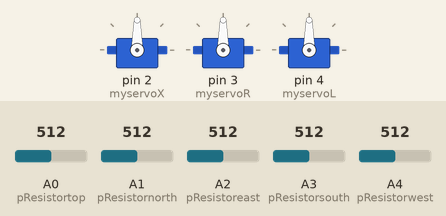
This sketch was run on a simulated Arduino Uno, built with avr-gcc and run on an emulated ATmega328P. On the bench: 3 × servo. The inputs (shaded band) are chosen by the test bench; at power-on: A1 (pResistornorth) = 512, A2 (pResistoreast) = 512, A3 (pResistorsouth) = 512, A0 (pResistortop) = 512, A4 (pResistorwest) = 512.

Above: at 1.2 s.
1.3 s: A1 (pResistornorth) set to 531
At 2.03 s:
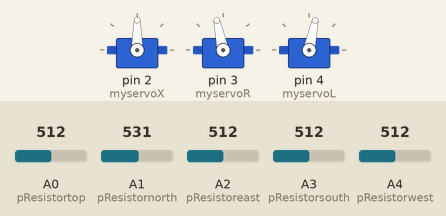
4.3 s: A2 (pResistoreast) set to 527
At 4.46 s:
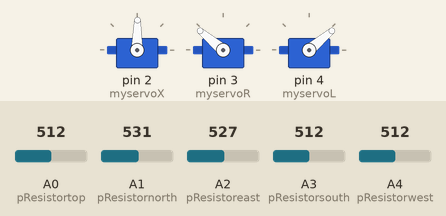
7.3 s: A3 (pResistorsouth) set to 527
10.3 s: A0 (pResistortop) set to 716
At 10.3 s:
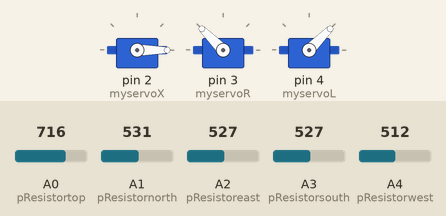
11.8 s: A4 (pResistorwest) set to 992
At 13.08 s:
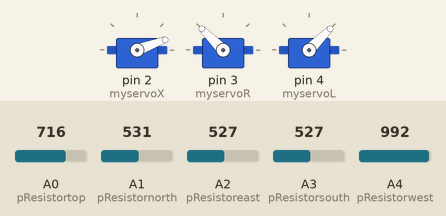
14.8 s: A4 (pResistorwest) set to 306
At 14.8 s:
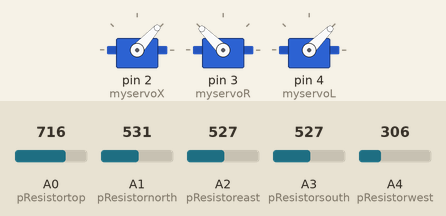
Timing chart, 0 to 17.3 s (numbered marks = the images above; inputs shaded):
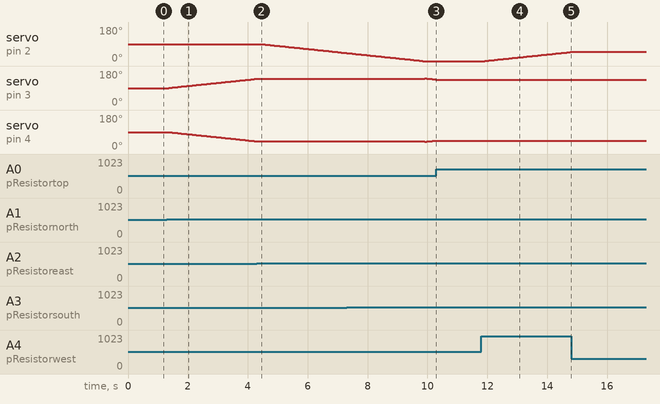

The sketch:

SolarTracking.ino
```cpp
//This code was designed to be written to an arduino microcontroller that is connected to three servo motors
//and five photoresistors that are used to make a platform that will hold a solar panel follow the sun to
//allow the solar panel to have direct sunlight for longer periods of time rather than a short period of time.
#include <Servo.h>//allows the arduino IDE to access the servo lirary
//initializes the analog pins for the photoresistors and names the pin
const int pResistortop = A0;
const int pResistornorth = A1;
const int pResistoreast = A2;
const int pResistorsouth = A3;
const int pResistorwest = A4;
//intializes these three variables as the names of the different servos used
Servo myservoX;
Servo myservoR;
Servo myservoL;
//initializes the variables for the values of the photoresistors read in
int top;
int north;
int east;
int south;
int west;
//initializes where the servos position should start at in this case 90 degrees
int posX = 90;
int posR = 90;
int posL = 90;
//this is where the pin modes are assigned
void setup() {
  //sets the data rate in bits per second for serial data transmission
  Serial.begin(115200);
  //assigns which pins belong to which servo
  myservoX.attach(2);
  myservoR.attach(3);
  myservoL.attach(4);
  //writes to the servos what degree they should be starting the code at and causes them to move to that position
  myservoX.write(posX);
  myservoR.write(posR);
  myservoL.write(posL);
  //sets all the analog pins to inputs
  pinMode(pResistortop, INPUT);
  pinMode(pResistornorth, INPUT);
  pinMode(pResistoreast, INPUT);
  pinMode(pResistorsouth, INPUT);
  pinMode(pResistorwest, INPUT);
}
//this runs continuously and executes the code within its brackets
void loop() {
  //reads the analog values from the input analog pins and assigns them to a variable
  top = analogRead(pResistortop);
  north = analogRead(pResistornorth);
  east = analogRead(pResistoreast);
  south = analogRead(pResistorsouth);
  west = analogRead(pResistorwest);
  //checks to see if the top sensor has a smaller value than the north sensor
  //if so then the code inside the if statement will run
  if(top < north){
    //this will change the tilt of the platform and tilt it towards the north side of the platform base
    for (posR, posL; posR <= 140, posL >= 40; posR += 1, posL -=1) {
      //tells the servos their new position
      myservoR.write(posR);
      myservoL.write(posL);
      //allows a 60 milisecond delay so that the servos can rotate to their new position
      delay(60);
      //checks the analog values again
      top = analogRead(pResistortop);
      north = analogRead(pResistornorth);
      east = analogRead(pResistoreast);
      south = analogRead(pResistorsouth);
      west = analogRead(pResistorwest);
      //causes the for loop to stop if the top sensor has a higher value than the north sensor
      if(top > north){
        break;
      }
    }
  }
  //checks if the top sensor is less than the east sensor
  //if it is the for loop will run
  if(top < east){
    //checks to see if the platform is tilted towards the south
    //and if so the platform will begin to rotate counter-clockwise
    if(posR <= 90 && posL >= 90){
      for (posX; posX <= 180; posX += 1) {
        //tells the rotating servo its new position
        myservoX.write(posX);
        //allows the servo to get to its new position before the code moves on
        delay(60);
        //checks the values again
        top = analogRead(pResistortop);
        north = analogRead(pResistornorth);
        east = analogRead(pResistoreast);
        south = analogRead(pResistorsouth);
        west = analogRead(pResistorwest);
        //stops the for loop if top has a higher value than east
        if(top > east){
          break;
        }
      }
    }
    //if the platform is tilted towards the north this will cause the platform to rotate clockwise
    else{
      for (posX; posX >= 0; posX -= 1) {
        //tells the servo its new position
        myservoX.write(posX);
        //allows the servo to reach new position before code continues
        delay(60);
        //checks the sensor values again
        top = analogRead(pResistortop);
        north = analogRead(pResistornorth);
        east = analogRead(pResistoreast);
        south = analogRead(pResistorsouth);
        west = analogRead(pResistorwest);
        //stops the for loop if the top has a higher value than the east
        if(top > east){
          break;
        }
      }
    }
  }
  //checks to see if top has a lower value then south and if so
  // this code causes the platform to tilt south
  if(top < south){
    for (posR, posL; posR >= 40, posL <= 140; posR -= 1, posL += 1) {
      //tells the servos their new position
      myservoR.write(posR);
      myservoL.write(posL);
      //allows the servo to reach their new position before the code continues
      delay(60);
      //checks the sensor values again
      top = analogRead(pResistortop);
      north = analogRead(pResistornorth);
      east = analogRead(pResistoreast);
      south = analogRead(pResistorsouth);
      west = analogRead(pResistorwest);
      //the for loop will stop if the top value is greater than the south value
      if(top > south){
        break;
      }
    }
  }
  //checks to see if the top value is lower than the west value
  if(top < west){
    //if the platform is pointing towards the south the platform will rotate clockwise
    if(posR <= 90 && posL >= 90){
      //causes the platform to tun clockwise a degree at a time
      for (posX; posX >= 0; posX -= 1) {
        //tells the servo its new position
        myservoX.write(posX);
        //allows the servo to reach its new position before the code continues
        delay(60);
        //checks the sensor values again
        top = analogRead(pResistortop);
        north = analogRead(pResistornorth);
        east = analogRead(pResistoreast);
        south = analogRead(pResistorsouth);
        west = analogRead(pResistorwest);
        //stops the for loop if the top value is larger than the west value
        if(top > west){
          break;
        }
      }
    }
    //if the platform is tilted towards the north side then the platform will rotate counter-clockwise
    else{
      //makes the platform rotate counter-clockwise one degree at a time
      for (posX; posX <= 180; posX += 1) {
        //tells the servo its new position
        myservoX.write(posX);
        //allows the servo to reach its new position before the code continues
        delay(60);
        //checks the sensors values again
        top = analogRead(pResistortop);
        north = analogRead(pResistornorth);
        east = analogRead(pResistoreast);
        south = analogRead(pResistorsouth);
        west = analogRead(pResistorwest);
        //if the top value is larger than the west value then the for loop will stop
        if(top > west){
          break;
        }
      }
    }
  }
}
```

Measured:
- the behaviour switches between 512 and 513 on A1 (pResistornorth) (found by bisection; images 0 and 1)
- the behaviour switches between 512 and 513 on A2 (pResistoreast) (found by bisection; images 1 and 2)
- after the input at 1.3 s, servo on pin 3 (myservoR): moves from 90° to 139° over 2.9 s, starting after 0.06 s; servo on pin 4 (myservoL): moves from 90° to 41° over 2.9 s, starting after 0.06 s
- after the input at 4.3 s, servo on pin 2 (myservoX): moves from 90° to 43° over 2.8 s, starting after 0.16 s
- after the input at 10.3 s, servo on pin 3 (myservoR): stays 135° (without the input it goes to 134° after 0.04 s); servo on pin 4 (myservoL): stays 45° (without the input it goes to 46° after 0.04 s)
- after the input at 11.8 s, servo on pin 2 (myservoX): moves from 0° to 48° over 2.8 s, starting after 0.12 s
- after the input at 14.8 s, servo on pin 2 (myservoX): stays 48° (without the input it goes to 49° after 0.03 s)
